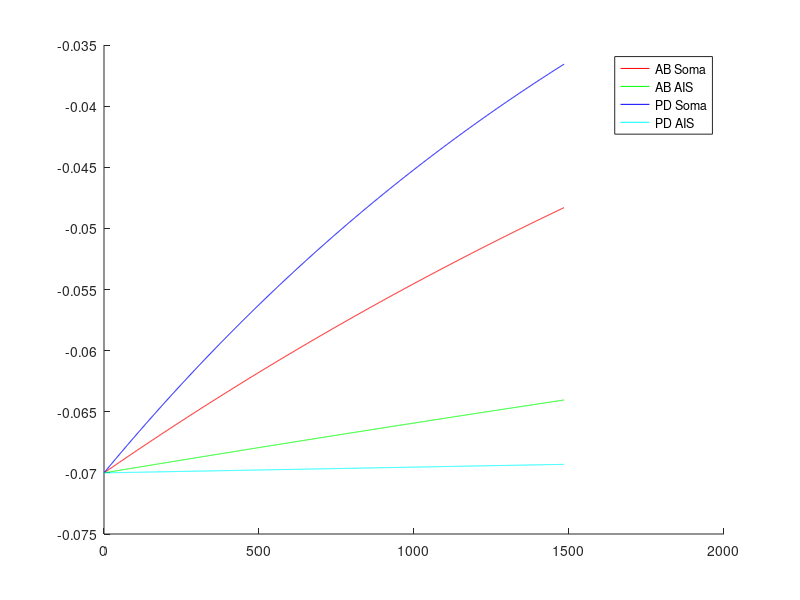

Source code (MATLAB):
% This model is based on Soto-Trevino et all 2005 and adds Q10's.

% TODO
%   Add Q10s
%   Save history
%   Display history
%   Add RK4 integration
%   Check signs on all currents - IN PROGRESS
%   Check unit prefixes in all calculations.

% Bugs
%   [Ca++] can go negative. 

function model()
    tic
    AB = 1; % Enumerate cell types.
    PD = 2;
    Soma = 1; % Enumerate compartments.
    AIS  = 2; % (Axon initial segment.)
    
    % Model parameters %
    dt                  = 0.05*10^-3;  % [s] Time step
    sim_length          = 0.0742;      % [s] Simulation length
    num_neurons         = 2;           % Number of neurons
    num_channels        = 10;          % Number of ion channel types.
    num_compartments    = 2;           % Number of compartments per neuron. Compartment 1 is soma. Compartment 2 is spike initiation zone.
%     g_gap               = 0.75*10^-6; % [S] Conductance between the soma of the two neurons.
%     neurons(AB).g_axial = 0.3 *10^-6; % [S] Conductance between the two compartments of the AB neuron.
%     neurons(PD).g_axial = 1.05*10^-6; % [S] Conductance between the two compartments of the PD neuron.

    % Testing with no connections between compartments.
    g_gap               = 0;     % [S] Conductance between the soma of the two neurons.
    neurons(AB).g_axial = 0;     % [S] Conductance between the two compartments of the AB neuron.
    neurons(PD).g_axial = 0;     % [S] Conductance between the two compartments of the PD neuron.    
    
    neurons(AB).compartments(AIS).C  =  1.5*10^-9; % [F] Capacitance of each compartment.
    neurons(AB).compartments(Soma).C =  9.0*10^-9; % [F]
    neurons(PD).compartments(AIS).C  =  6.0*10^-9; % [F]
    neurons(PD).compartments(Soma).C = 12.0*10^-9; % [F]
    
    % Constants for Ca++ dynamics
    R = 8.31447215;  % [J/mol/K] Ideal gas constant
    T = 273.15 + 18; % [Kelvin]  Temperature
    z = +2;          % Charge of Ca++.
    F = 96485.3399;  % [C/mol] Faraday's constant
    Ca_out             = 13000*10^-6; % [M]
    Ca_steady_state    = 0.5*10^-6;   % [M]
    neurons(AB).tau_Ca = 0.303;       % [s]
    neurons(PD).tau_Ca = 0.300;       % [s]
    neurons(AB).F_Ca   = 0.418*10^3;  % [M/A]
    neurons(PD).F_Ca   = 0.515*10^3;  % [M/A]

    % Reversal potentials.
    E_Na   =  50; % [mV] 
    E_K    = -80;
    E_Ca   =   0; % (Placeholder. Nernst calculation later.)
    E_Nap  =  50;
    E_H    = -20;
    E_KCa  = -80;
    E_A    = -80;
    E_proc =   0;
    E_all = [E_Na E_K E_Ca E_Ca E_Nap E_H E_K E_KCa E_A E_proc]*10^-3; % [V] Store reversal potentials in vector which matches the channel vector. (Ca values are placeholders.)

    % Maximal conductances
    %      Channels are:
    %      (AIS)  NA   K     (soma) CaT   CaS nap   H      K       KCa     A      proc   
    g_max_all = [ 300  52.5         55.2  9   2.7   0.054  1890    6000    200    570; ...       % AB % [S] Conductance values for all (non-leak) channels.
                 1100  150          22.5  60  4.38  0.219  1576.8  251.85  39.42  0   ]*10^-6;   % PD
             
    g_max_all = [0 0    0 0 0 0 0 0 0 0; 0 0    0 0 0 0 0 0 0 0 ];

    % Leak conductances
    %              Soma  AIS
	g_leaks   = [  0.045 0.0018;   ...     % AB % [S] Leak conductances [AB-soma, AB-AIS; PD-soma PD-AIS] (Note: Compartment order different than for g_max_all.)
                   0.105 0.00081 ]*10^-6;  % PD
               
    
    
    % Starting conditions
    starting_voltage = -70*10^-3; % [V] 
    for neuron = 1:num_neurons
        for compartment = 1:num_compartments 
            neurons(neuron).compartments(compartment).voltage = starting_voltage; 
        end
        neurons(neuron).Ca = Ca_steady_state; % Ca++ concentration in soma. (Axon lacks Ca++ gated or permiable channels.)
        for channel = 1:num_channels
            neurons(neuron).channels(channel).m = 0; % Begin with all channels closed.
            neurons(neuron).channels(channel).h = 0;
        end
    end
        

    % History variables
    V_hist = zeros(num_neurons, num_compartments, ceil(sim_length/dt));
    time_step = 1;
    
    %%%%%%%%%%%%%%%%%
    %   Main Loop   %
    %%%%%%%%%%%%%%%%%
    for sim_time = dt:dt:sim_length

        disp('xxxxxxxxxxxxxxxxxxxxxxxxxxxxxxxxxxxxxxxxxxxxxxxxxxxxxxxxxxxxxxxxxxxxxxxxxxxxxxxxxxxxxxxxxxx')

        %%%%%%%%%%%%%%%%%%%%%%%%%%%%%%%%%%%%%%%%%%%%%%
        % Find channel activation and inactivations  %
        %%%%%%%%%%%%%%%%%%%%%%%%%%%%%%%%%%%%%%%%%%%%%%
        for neuron = 1:num_neurons
            Ca = neurons(neuron).Ca;
            for channel = 1:num_channels
                if channel <= 2, compartment = 2; else compartment = 1; end % First two channels are in axon initial segment.
                V = neurons(neuron).compartments(compartment).voltage; % [V]
                [m h] = get_channel_state(neuron, channel, V, Ca, neurons(neuron).channels(channel).m, neurons(neuron).channels(channel).h, dt);
                neurons(neuron).channels(channel).m = m;
                neurons(neuron).channels(channel).h = h;
            end
        end
        
        %%%%%%%%%%%%%%%%%%%%%%%%%%%%%%%
        % Calculate channel currents  %
        %%%%%%%%%%%%%%%%%%%%%%%%%%%%%%%

        for neuron = 1:num_neurons
            % Find Ca reversal potential via Nernst equation.
            Ca_in = neurons(neuron).Ca;
            E_Ca = R*T/(z*F)*log(Ca_out/Ca_in);
            Ca_in
            E_Ca
            E_all(3) = E_Ca; % Set reversal values for Ca++. 
            E_all(4) = E_Ca;
            
            for channel = 1:num_channels
                m = neurons(neuron).channels(channel).m;
                h = neurons(neuron).channels(channel).h;
                if (channel<=2), V = neurons(neuron).compartments(2).voltage; else V = neurons(neuron).compartments(1).voltage; end % Get voltage from correct compartment.
                g_max = g_max_all(neuron, channel); 
                switch channel % Lookup the channel activation and inactivation exponents.
                    case 1      % I_Na
                        a = 3; b = 1; 
                    case 2      % I_K (AIS)
                        a = 4; b = 0;
                    case 3      % I_CaT
                        a = 3; b = 1;
                    case 4      % I_CaS
                        a = 3; b = 0;
                    case 5      % I_nap
                        a = 3; b = 1;
                    case 6      % I_h
                        a = 1; b = 0;
                    case 7      % I_K (soma)
                        a = 4; b = 0;
                    case 8      % I_KCa
                        a = 4; b = 0;
                    case 9      % I_A
                        if (neuron == AB), a = 3; elseif (neuron == PD), a = 4; else STOP; end
                               b = 1;
                    case 10     % I_proc
                        a = 1; b = 0;
                end
                
                g_channel = g_max * m^a * h^b;
                if (g_channel < 0)
                    disp ('Negative conductance. Stopping.')
                    g_max
                    m
                    a
                    h
                    b
                    STOP
                end
                
                neurons(neuron).channels(channel).I = g_channel * (V - E_all(channel));
                if (neurons(neuron).channels(channel).I ~= abs(neurons(neuron).channels(channel).I) && neurons(neuron).channels(channel).I ~= -abs(neurons(neuron).channels(channel).I))
                    disp ('Current has complex component or is NaN. Stopping.')
                    neurons(neuron).channels(channel).I
                    neuron
                    channel
                    V
                    g_channel
                    E_all(channel)
                    STOP
                end
                if (g_channel ~= abs(g_channel) && -g_channel ~= abs(g_channel)) % Testing for imaginary component.
                    neuron
                    channel
                    V
                    g_channel
                    E_all(channel)
                    STOP
                end
            end
            for compartment = 1:2 % Calculate leak currents
                I_leak(neuron, compartment) = -g_leaks(neuron, compartment) * neurons(neuron).compartments(compartment).voltage;
                leak = I_leak(neuron, compartment);
                if (leak == Inf || leak == -Inf)
                    disp('+/- Inf leak current. Stopping.')
                    leak
                    STOP
                end
            end
            
        end
        
        %%%%%%%%%%%%%%%%%%%%%%%%%%%%%%%%%%%%%%%%
        % Find new voltage of each compartment %      
        %%%%%%%%%%%%%%%%%%%%%%%%%%%%%%%%%%%%%%%% 

        % Find coupling current
        dV_neurons = neurons(PD).compartments(Soma).voltage - neurons(AB).compartments(Soma).voltage;
        coupling_current =  dV_neurons * g_gap; % NOTE: *Positive* current if PD is at higher potential. (Current flows into cell AB.)
        
        % Find currents within each neuron
        for neuron = 1:num_neurons
            % Sum the currents for each compartment
            dV_axial = neurons(neuron).compartments(Soma).voltage - neurons(AIS).compartments(Soma).voltage; % NOTE: Positive for current flowing into AIS from soma.
            axial_current   = dV_axial * neurons(neuron).g_axial;
            AIS_current     = 0;
            somatic_current = 0;
            for channel = 1:2
                AIS_current     = AIS_current     + neurons(neuron).channels(channel).I
            end
            AIS_current = AIS_current + I_leak(neuron, AIS)

            for channel = 3:num_channels
                %channel
                %neurons(neuron).channels(channel).I
                somatic_current = somatic_current + neurons(neuron).channels(channel).I;
            end
            somatic_current = somatic_current + I_leak(neuron, Soma)
                        
            coupling_current_direction = ((neuron==1)*2 -1); % +1 for cell 1. -1 for cell 2.
            total_soma_current = somatic_current - axial_current + coupling_current*coupling_current_direction;  % FIX: Verify signs on currents. 
            total_AIS_current  = AIS_current     + axial_current;
            
            dV_soma = total_soma_current / neurons(neuron).compartments(Soma).C * dt;
            dV_axon = total_AIS_current  / neurons(neuron).compartments(AIS ).C * dt;
            
            neurons(neuron).compartments(Soma).voltage = neurons(neuron).compartments(Soma).voltage + dV_soma;
            neurons(neuron).compartments(AIS ).voltage = neurons(neuron).compartments(AIS ).voltage + dV_axon;
            
            V_hist(neuron, Soma, time_step) = neurons(neuron).compartments(Soma).voltage;
            V_hist(neuron, AIS,  time_step) = neurons(neuron).compartments(AIS ).voltage;
            
            soma_voltage = neurons(neuron).compartments(Soma).voltage
            AIS_voltage  = neurons(neuron).compartments(AIS ).voltage
            
            if (soma_voltage == Inf || AIS_voltage == Inf)
                disp ('Infinite voltage. Stopping.')
                STOP
            end
        end
        
        %%%%%%%%%%%%%%%%%%%%%
        % Calculate [Ca++]  %
        %%%%%%%%%%%%%%%%%%%%%

        for neuron = 1:num_neurons
            I_CaT = neurons(neuron).channels(3).I;
            I_CaS = neurons(neuron).channels(4).I;            
            I_Ca  = I_CaT + I_CaS; 
            Ca = neurons(neuron).Ca;
            F_Ca = neurons(neuron).F_Ca;
            tau_Ca = neurons(neuron).tau_Ca;
            integration = 'ExpEuler';
            switch integration
                
                case 'RK4'
                    k1 = ( -F_Ca * I_Ca -  Ca              + Ca_steady_state) / tau_Ca;
                    k2 = ( -F_Ca * I_Ca - (Ca + 0.5*dt*k1) + Ca_steady_state) / tau_Ca;
                    k3 = ( -F_Ca * I_Ca - (Ca + 0.5*dt*k2) + Ca_steady_state) / tau_Ca;
                    k4 = ( -F_Ca * I_Ca - (Ca +     dt*k3) + Ca_steady_state) / tau_Ca;
                    dCa = (1/6)*dt*(k1 + 2*k2 + 2*k3 + k4);
                    neurons(neuron).Ca = Ca + dCa;

                case 'ForwardEuler'
                    dCa = (-F_Ca * I_Ca - Ca + Ca_steady_state) / tau_Ca * dt;
                    neurons(neuron).Ca = neurons(neuron).Ca + dCa;
                
                case 'ExpEuler'
                    neurons(neuron).Ca = Ca_steady_state + (Ca - Ca_steady_state)*exp(-dt/tau_Ca);  %inf + (curr - inf)*exp(-dt/tau); 
                
            end
            if (neurons(neuron).Ca < 0)
                disp('Negative [Ca++] value. Stopping')
                Ca 
                dCa
                I_Ca

                F_Ca
                tau_Ca
                disp('.')
                STOP
            end
        end
        if sim_time/100 == floor(sim_time/100),
            sim_time
        end
        time_step = time_step+1
    end % End main loop
    toc
    
    
    figure
    hold on
        plot(squeeze(V_hist(AB,Soma,:)),'r')
        plot(squeeze(V_hist(AB,AIS, :)),'g')
        plot(squeeze(V_hist(PD,Soma,:)),'b')
        plot(squeeze(V_hist(PD,AIS, :)),'c')
        legend('AB Soma','AB AIS','PD Soma','PD AIS')
    hold off
    
end % End function


%%%%%%%%%%%%%%
% Functions  %
%%%%%%%%%%%%%%

function [m, h] = get_channel_state(neuron, channel, V, Ca, old_m, old_h, dt)
    if neuron == 1, neuron_type = 1; else neuron_type = 2; end

    switch channel
        case 1 % I_Na (Axon initial segment)
            m_inf = sigmoid(-1, 24.7, 5.29, V);
            h_inf = sigmoid(+1, 48.9, 5.18, V);
            tau_m = tau_sigmoid(1.32, -1.26, -1,  120, 25, V);
            tau_h = tau_sigmoid(0,     0.67, -1, 62.9, 10, V)  * tau_sigmoid(1.5, 1, +1, 34.9, 3.6, V);

        case 3 % I_CaT
            m_inf = sigmoid(-1, 25, 7.2, V);
            h_inf = sigmoid(+1, 36, 7  , V);
            tau_m = tau_sigmoid(55, -49.5, -1, 58, 17, V);
            switch neuron_type
                case 1
                    tau_h = tau_sigmoid(87.5,  -75, -1, 50, 16.9, V);
                case 2
                    tau_h = tau_sigmoid(350,  -300, -1, 50, 16.9, V);
                otherwise 
                    STOP
            end
            
        case 4 % I_CaS
            m_inf = sigmoid(-1, 22.5, 8.5, V);
            h_inf = 1;
            tau_m = tau_sigmoid(16, -13.1, -1, 25.1, 26.4, V);
            tau_h = 1;
            
        case 5 % I_NaP
            m_inf = sigmoid(-1, 26.8, 8.2, V);
            h_inf = sigmoid( 1, 48.5, 4.8, V);
            tau_m = tau_sigmoid(19.8, -10.7, -1, 26.5,  8.6,  V);
            tau_h = tau_sigmoid(666,  -379,  -1, 33.6,  11.7, V);
            
        case 6 % I_h
            m_inf = sigmoid( 1, 70, 6, V);
            h_inf = 1;
            tau_m = tau_sigmoid(272, +1499, -1, 42.2, 8.73, V);
            tau_h = 1;
            
        case {2, 7} % I_K {axon initial segment, soma}
            m_inf = sigmoid(-1, 14.2, 11.8, V);
            h_inf = 1;
            tau_m = tau_sigmoid( 7.2, -6.4, -1, 28.3, 19.2, V);
            tau_h = 1;
            
        case 8 % I_KCa
            switch neuron_type
                case 1
                    m_inf = Ca/(Ca + 30) * sigmoid(-1, 51, 4, V);
                case 2
                    m_inf = Ca/(Ca + 30) * sigmoid(-1, 51, 8, V);
                otherwise 
                    STOP
            end        
            h_inf = 1;
            tau_m = tau_sigmoid(90.3, -75.09, -1, 46, 22.7, V);
            tau_h = 1;
            
        case 9 % I_A 
            m_inf = sigmoid( -1, 27,   8.7,  V);
            h_inf = sigmoid( +1, 56.9, 4.9,  V);
            tau_m = tau_sigmoid( 11.6, -10.4, -1, 32.9, 15.2,  V);
            tau_h = tau_sigmoid( 38.6, -29.2, -1, 38.9, 26.5,  V);    
            
        case 10 % I_proc
            m_inf = sigmoid( -1, 12, 3.05,   V);
            h_inf = 1;
            tau_m = 0.5;
            tau_h = 1;
            
        otherwise
            STOP
    end
    % Integrate to find m and h at next time step.
    m = m_inf + (old_m - m_inf)*exp(-dt/tau_m);       %inf + (curr - inf)*exp(-dt/tau); 
    h = h_inf + (old_h - h_inf)*exp(-dt/tau_h);       %inf + (curr - inf)*exp(-dt/tau); 
    if (false)
        dm = (m_inf - old_m)/tau_m * dt;  % FIX: Forward Euler to expEuler.
        dh = (h_inf - old_h)/tau_h * dt;
        m = old_m + dm;
        h = old_h + dh;
    end
    if (m < 0 || m > 1 ), disp ('m out of range. Stopping.')
        m
        old_m
        m_inf
        tau_m
        STOP
    end
    if (h < 0 || h > 1 ), disp ('h out of range. Stopping.')
        h
        STOP
    end
    
end

% Sigmoid functions for calculating channel dynamics
function [answer] = sigmoid(a,b,c, V)
    answer = 1/(1+exp(a*(V+b)/c));
end

function[tau] = tau_sigmoid(a, b, c, d, e, V)
        tau = a + b/(1+exp(c*(V+d)/e));
end